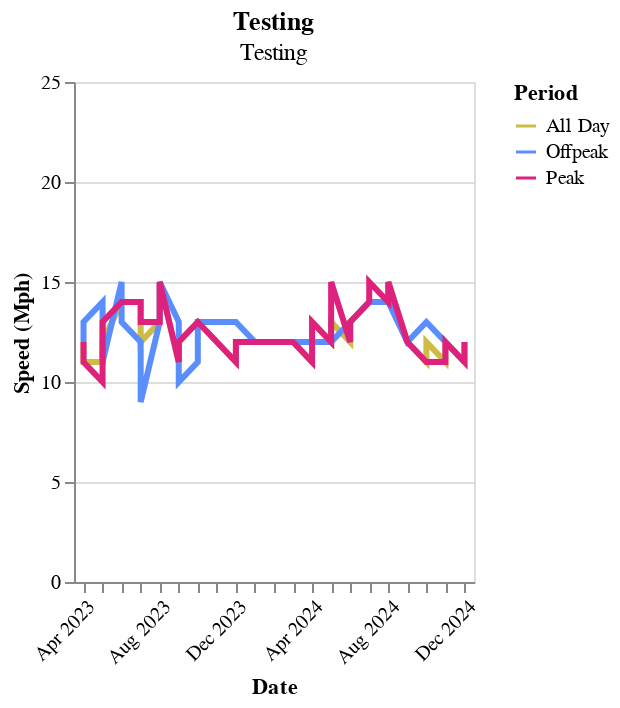

The cell this chart's notebook holds for it:
### Code cell
_section2_utils.base_facet_line(marin_county_route_29, y_col, "Testing", "Testing")
